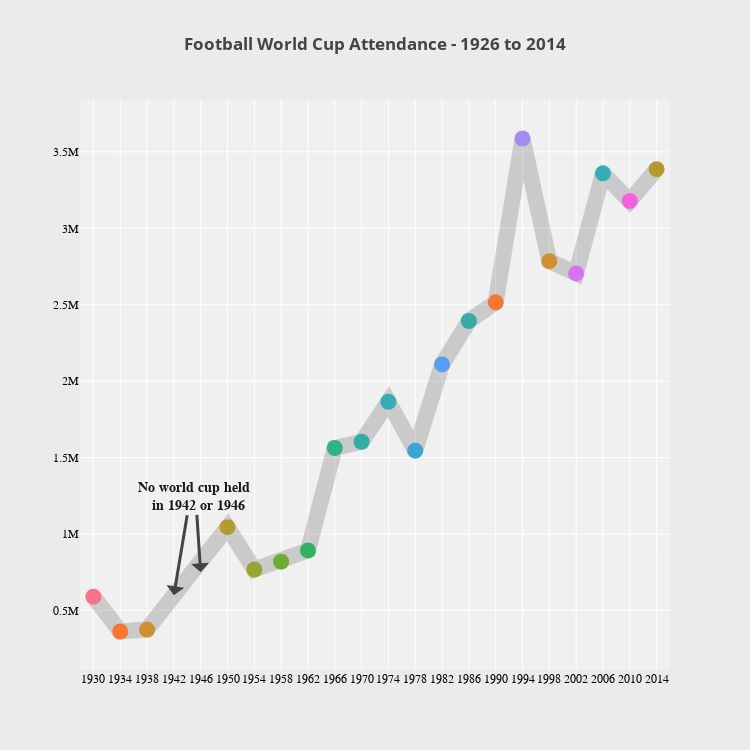

The cell this chart's notebook holds for it:
### Code cell
trace = go.Scatter(
    x = df['Year'],
    y = df['Attendance'],
    text=df['Country'],
    mode = 'lines+markers',
    marker=dict(size=16,color=df['host_color']),

    line = dict(width = 16,color='rgba(50,50,50,0.2)')
    )

layout = go.Layout(
    paper_bgcolor='rgb(235,235,235)',
    plot_bgcolor='rgb(240,240,240)',
    xaxis=dict(
        showline=False,
        tickfont=dict(
            family='Arial',
            size=12,
            color='rgb(0,0,0)'),
        #Distance between the ticks
        dtick=4,
        tick0=1930,
        range=[1928,2016],
        gridcolor='rgb(255,255,255)'),
    yaxis=dict(
        tickfont=dict(
            family='Arial',
            size=12,
            color='rgb(12,12,12)'),
            dtick=500000,
            gridcolor='rgb(255,255,255)'),
        title='<b>Football World Cup Attendance - 1926 to 2014</b>',
        height=750,
        width=750,
        annotations=[dict(
            x=1946,
            y = 750000,
            text = '<b>No world cup held <br> in 1942 or 1946</b>',
            font=dict(
                family = 'Courier New, monospace',
                size=14,
                color='rgb(25,25,25)'),
            ay=-75,
            ax=-5,
            arrowwidth=3),
            dict(
            x=1942,
            y=600000,
            ax=15,
            ay=-90,
            arrowwidth=3)])



data = [trace]


fig = go.Figure(data = data,layout=layout)
py.iplot(fig)

### Figure 1 — Plotly figure (JSON) as saved in the notebook; plotly's stock layout.template omitted (floating-point values rounded to 4 significant figures)
{"data": [{"line": {"color": "rgba(50,50,50,0.2)", "width": 16}, "marker": {"color": ["rgb(0.96779755929199129, 0.44127456009157356, 0.53581031550587011)", "rgb(0.9688417625390765, 0.46710871459052145, 0.1965441952393453)", "rgb(0.8087954113106306, 0.56347000500566935, 0.19502642696727285)", "rgb(0.70086333912909171, 0.60803659800755039, 0.19419512204856468)", "rgb(0.59208915296397013, 0.64184670163782442, 0.19350691349910429)", "rgb(0.42258837810145911, 0.67794350493184496, 0.19271544738133076)", "rgb(0.19783576093349015, 0.69555169660630367, 0.39953010374444992)", "rgb(0.20518528131112984, 0.68514977385306008, 0.55625277635579118)", "rgb(0.21044753832183283, 0.67731050804567483, 0.64339411684686809)", "rgb(0.21576108198845112, 0.66904468724155652, 0.72011929920554307)", "rgb(0.22335772267769388, 0.6565792317435265, 0.81713555032656326)", "rgb(0.35313807153094168, 0.62014082208294807, 0.95861952356347879)", "rgb(0.21044753832183283, 0.67731050804567483, 0.64339411684686809)", "rgb(0.9688417625390765, 0.46710871459052145, 0.1965441952393453)", "rgb(0.64230443492197387, 0.54976800512564672, 0.9582651433656727)", "rgb(0.8087954113106306, 0.56347000500566935, 0.19502642696727285)", "rgb(0.83970109472639054, 0.4529020995703274, 0.95786380636530077)", "rgb(0.21576108198845112, 0.66904468724155652, 0.72011929920554307)", "rgb(0.96038885399407026, 0.38143178787721171, 0.86831176508354913)", "rgb(0.70086333912909171, 0.60803659800755039, 0.19419512204856468)"], "size": 16}, "mode": "lines+markers", "text": ["Uruguay", "Italy", "France", "Brazil", "Switzerland", "Sweden", "Chile", "England", "Mexico", "Germany", "Argentina", "Spain", "Mexico", "Italy", "USA", "France", "Korea/Japan", "Germany", "South Africa", "Brazil"], "type": "scatter", "x": [1930, 1934, 1938, 1950, 1954, 1958, 1962, 1966, 1970, 1974, 1978, 1982, 1986, 1990, 1994, 1998, 2002, 2006, 2010, 2014], "y": [590549, 363000, 375700, 1045246, 768607, 819810, 893172, 1563135, 1603975, 1865753, 1545791, 2109723, 2394031, 2516215, 3587538, 2785100, 2705197, 3359439, 3178856, 3386810]}], "layout": {"annotations": [{"arrowwidth": 3, "ax": -5, "ay": -75, "font": {"color": "rgb(25,25,25)", "family": "Courier New, monospace", "size": 14}, "text": "<b>No world cup held <br> in 1942 or 1946</b>", "x": 1946, "y": 750000}, {"arrowwidth": 3, "ax": 15, "ay": -90, "x": 1942, "y": 600000}], "height": 750, "paper_bgcolor": "rgb(235,235,235)", "plot_bgcolor": "rgb(240,240,240)", "title": "<b>Football World Cup Attendance - 1926 to 2014</b>", "width": 750, "xaxis": {"dtick": 4, "gridcolor": "rgb(255,255,255)", "range": [1928, 2016], "showline": false, "tick0": 1930, "tickfont": {"color": "rgb(0,0,0)", "family": "Arial", "size": 12}}, "yaxis": {"dtick": 500000, "gridcolor": "rgb(255,255,255)", "tickfont": {"color": "rgb(12,12,12)", "family": "Arial", "size": 12}}}}
